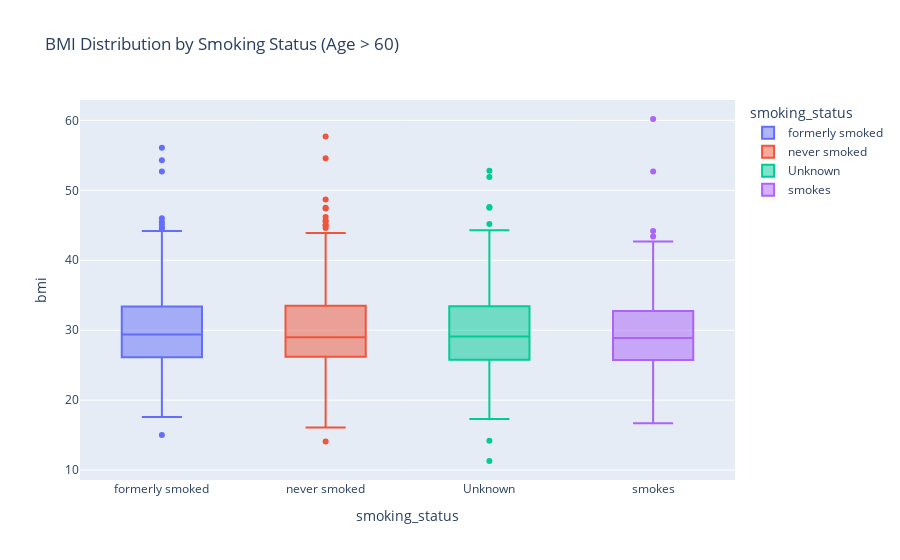

Here is the notebook cell this chart was saved with:
### Markdown cell above
## 3. BMI Distribution by Smoking Status (with Slicer Example)
Stakeholders can use a slicer to focus on a specific age group or gender.

### Code cell
# Example slicer: Only age > 60
df_senior = df[df['age'] > 60]
fig3 = px.box(df_senior, x='smoking_status', y='bmi', color='smoking_status',
              title='BMI Distribution by Smoking Status (Age > 60)')
fig3.show()

### Figure 1 — Plotly figure (JSON) as saved in the notebook; plotly's stock layout.template omitted (floating-point values rounded to 4 significant figures; data arrays with more than 128 entries replaced by an {"elided": "..."} marker saying what was removed)
{"data": [{"alignmentgroup": "True", "hovertemplate": "smoking_status=%{x}<br>bmi=%{y}<extra></extra>", "legendgroup": "formerly smoked", "marker": {"color": "#636efa"}, "name": "formerly smoked", "notched": false, "offsetgroup": "formerly smoked", "orientation": "v", "showlegend": true, "type": "box", "x": {"elided": "376 str values"}, "x0": " ", "xaxis": "x", "y": {"elided": "376 float values"}, "y0": " ", "yaxis": "y"}, {"alignmentgroup": "True", "hovertemplate": "smoking_status=%{x}<br>bmi=%{y}<extra></extra>", "legendgroup": "never smoked", "marker": {"color": "#EF553B"}, "name": "never smoked", "notched": false, "offsetgroup": "never smoked", "orientation": "v", "showlegend": true, "type": "box", "x": {"elided": "510 str values"}, "x0": " ", "xaxis": "x", "y": {"elided": "510 float values"}, "y0": " ", "yaxis": "y"}, {"alignmentgroup": "True", "hovertemplate": "smoking_status=%{x}<br>bmi=%{y}<extra></extra>", "legendgroup": "Unknown", "marker": {"color": "#00cc96"}, "name": "Unknown", "notched": false, "offsetgroup": "Unknown", "orientation": "v", "showlegend": true, "type": "box", "x": {"elided": "243 str values"}, "x0": " ", "xaxis": "x", "y": {"elided": "243 float values"}, "y0": " ", "yaxis": "y"}, {"alignmentgroup": "True", "hovertemplate": "smoking_status=%{x}<br>bmi=%{y}<extra></extra>", "legendgroup": "smokes", "marker": {"color": "#ab63fa"}, "name": "smokes", "notched": false, "offsetgroup": "smokes", "orientation": "v", "showlegend": true, "type": "box", "x": {"elided": "175 str values"}, "x0": " ", "xaxis": "x", "y": {"elided": "175 float values"}, "y0": " ", "yaxis": "y"}], "layout": {"boxmode": "overlay", "legend": {"title": {"text": "smoking_status"}, "tracegroupgap": 0}, "title": {"text": "BMI Distribution by Smoking Status (Age > 60)"}, "xaxis": {"anchor": "y", "categoryarray": ["formerly smoked", "never smoked", "Unknown", "smokes"], "categoryorder": "array", "domain": [0, 1], "title": {"text": "smoking_status"}}, "yaxis": {"anchor": "x", "domain": [0, 1], "title": {"text": "bmi"}}}}
